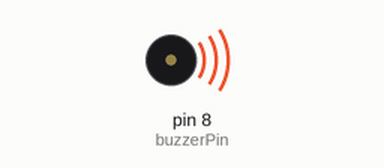
The sketch below on a simulated Arduino Uno, built with avr-gcc and run on an emulated ATmega328P. On the bench: buzzer (waves = sounding).

Above: at 0.1 s.
At 7.2 s:
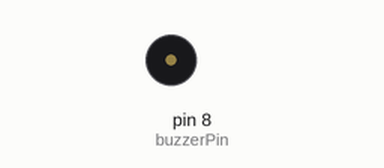
Timing chart, 0 to 8.7 s (numbered marks = the images above):
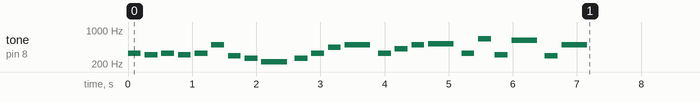

The sketch:

Buzzer-music-of-fur_Elise.ino
```cpp
int buzzerPin = 8;

#define NOTE_E4  330
#define NOTE_DS4 311
#define NOTE_B4  494
#define NOTE_D4  294
#define NOTE_C4  262
#define NOTE_A3  220
#define NOTE_C5  523
#define NOTE_E5  659
#define NOTE_A4  440
#define NOTE_B3  247
#define NOTE_GS4 415
#define NOTE_DS5 622

int melody[] = {
  NOTE_E4, NOTE_DS4, NOTE_E4, NOTE_DS4, NOTE_E4, NOTE_B4, NOTE_D4, NOTE_C4, NOTE_A3,
  NOTE_C4, NOTE_E4, NOTE_A4, NOTE_B4,
  NOTE_E4, NOTE_GS4, NOTE_B4, NOTE_C5,
  NOTE_E4, NOTE_E5, NOTE_DS4, NOTE_DS5, NOTE_D4, NOTE_B4
};

int noteDurations[] = {
  200, 200, 200, 200, 200, 200, 200, 200, 400,
  200, 200, 200, 400,
  200, 200, 200, 400,
  200, 200, 200, 400, 200, 400
};

int medodySize = (sizeof(noteDurations) / sizeof(noteDurations[0]));

void setup() {
  for (int i = 0; i < medodySize; i++) {
    int noteDuration = noteDurations[i];
    tone(buzzerPin, melody[i], noteDuration);
    delay(noteDuration * 1.30);
    noTone(buzzerPin);
  }
}

void loop() {

}
```
